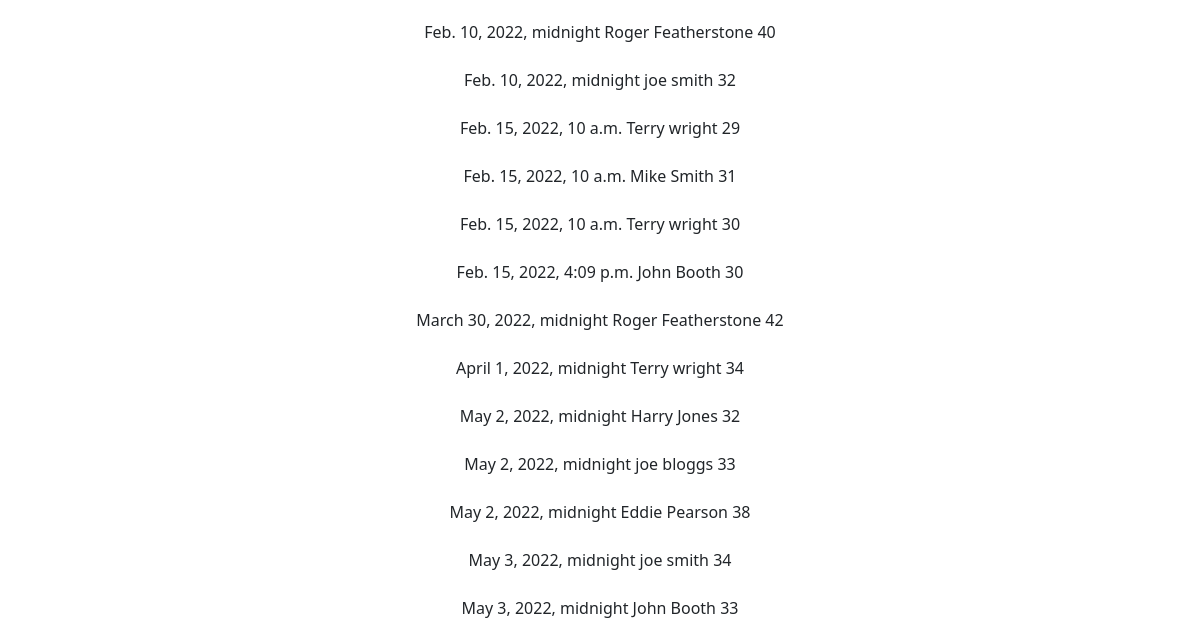
The app's page /scores/ (lower part), older data.
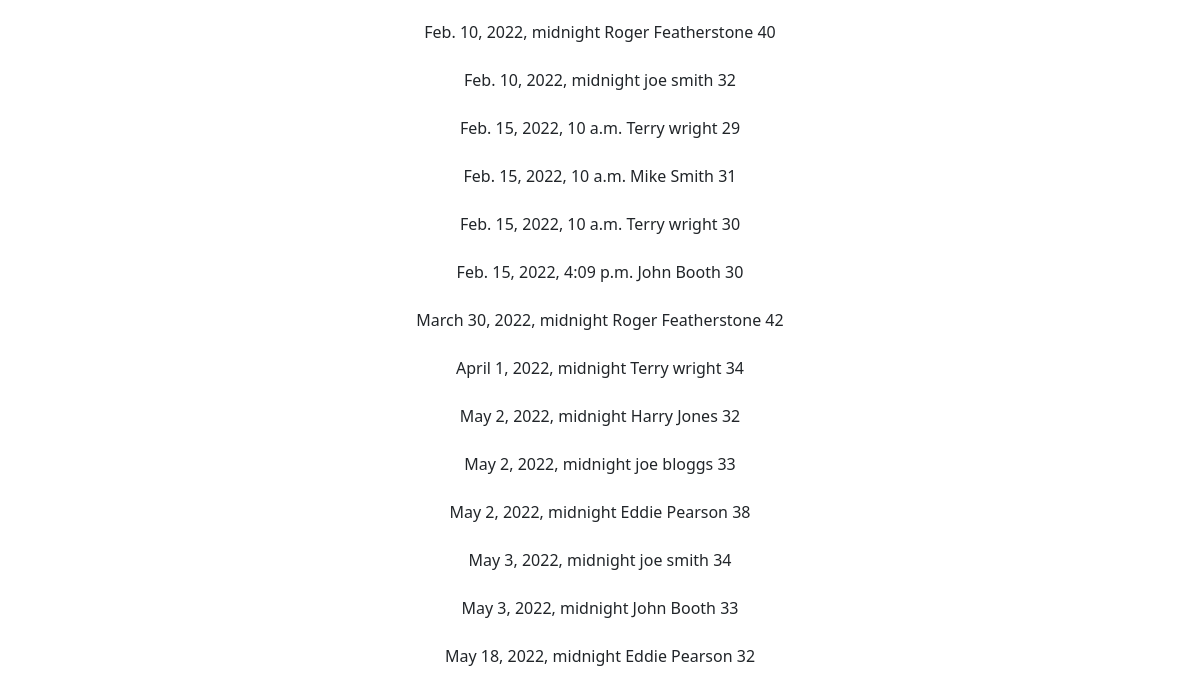
The same page, newer data.
### events/models.py (models this page shows, shortened)
class Scores(models.Model):
	name = models.ForeignKey(Golfer, blank= False, null = False, on_delete=models.CASCADE)
	score = models.IntegerField()
	score_date = models.DateTimeField()

class Golfer(models.Model):
	name = models.CharField('name', max_length=120, unique = True)
	def __str__(self):
		return self.name

### events/views.py (the view)
# urls.py: path('scores/', views.all_scores, name= "all_scores"),
def all_scores(request):
	score_list = Scores.objects.all().order_by('score_date')
	return render(request, 'events/score_list.html', {
		'score_list':score_list
		})

### events/templates/events/score_list.html
{% extends 'events/base.html' %}
{% block content %}
  <center>
{% for x in score_list %}
    {{ x.score_date }} {{ x.name }} {{ x.score }}<br>
    <br>
{% endfor %}
  </center>
{%  endblock %}

Row changes from the older to the newer data that the page shows:
added Scores: score_date "May 18, 2022, midnight", name "Eddie Pearson", score "32"
